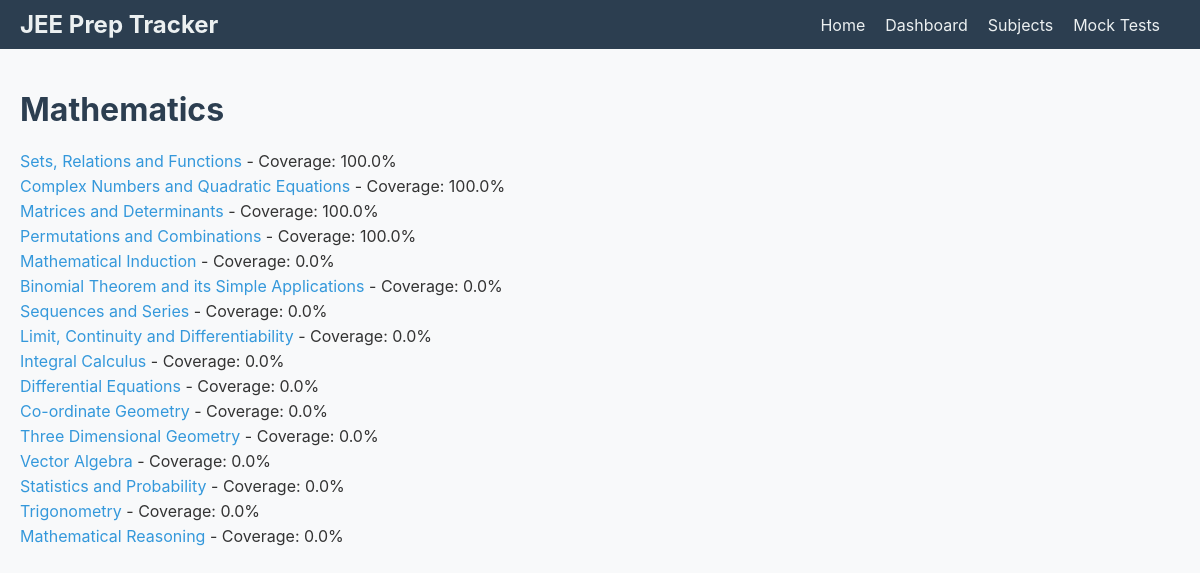
Screenshot of /subject/1 with the database file from the repository.
### app/models.py (models this page shows, shortened)
class Subject(db.Model):
    id = db.Column(db.Integer, primary_key=True)
    name = db.Column(db.String(64), index=True, unique=True)
    chapters = db.relationship('Chapter', backref='subject', lazy='dynamic')
    coverage = db.Column(db.Float, default=0.0)  # Coverage percentage

class Chapter(db.Model):
    id = db.Column(db.Integer, primary_key=True)
    name = db.Column(db.String(64), index=True)
    subject_id = db.Column(db.Integer, db.ForeignKey('subject.id'))
    topics = db.relationship('Topic', backref='chapter', lazy='dynamic')
    coverage = db.Column(db.Float, default=0.0)  # Coverage percentage
    status = db.Column(db.String(64), default='Not Started')  # Status
    prev_year_questions = db.Column(db.String(64), default='')  # Years of previous year questions solved
    revisions = db.Column(db.Integer, default=0)  # Number of revisions

### app/routes.py (the view)
@app.route('/subject/<int:subject_id>')
def subject(subject_id):
    subject = Subject.query.get_or_404(subject_id)
    return render_template('subject.html', subject=subject)

### app/templates/subject.html (shortened to what this page needs)
{% extends "base.html" %}
{% block content %}
  <h1>{{ subject.name }}</h1>
  <ul>
    {% for chapter in subject.chapters %}
      <li>
        <a href="{{ url_for('chapter', chapter_id=chapter.id) }}">{{ chapter.name }}</a>
        - Coverage: {{ chapter.coverage }}%
      </li>
    {% endfor %}
  </ul>
{% endblock %}

### app/static/css/style.css (style rules this page uses)
body { font-family: 'Inter', sans-serif; background-color: #f8f9fa; color: #333; margin: 0; padding: 0; }
h1, h2 { color: #2c3e50; }
a { color: #3498db; text-decoration: none; }
ul { list-style-type: none; padding: 0; }
li { margin: 5px 0; }

### rows the page displays
Subject: name "Mathematics"
Chapter: name "Sets, Relations and Functions", coverage "100.0"
Chapter: name "Complex Numbers and Quadratic Equations", coverage "100.0"
Chapter: name "Matrices and Determinants", coverage "100.0"
Chapter: name "Permutations and Combinations", coverage "100.0"
Chapter: name "Mathematical Induction", coverage "0.0"
Chapter: name "Binomial Theorem and its Simple Applications", coverage "0.0"
Chapter: name "Sequences and Series", coverage "0.0"
Chapter: name "Limit, Continuity and Differentiability", coverage "0.0"
Chapter: name "Integral Calculus", coverage "0.0"
Chapter: name "Differential Equations", coverage "0.0"
Chapter: name "Co-ordinate Geometry", coverage "0.0"
Chapter: name "Three Dimensional Geometry", coverage "0.0"
Chapter: name "Vector Algebra", coverage "0.0"
Chapter: name "Statistics and Probability", coverage "0.0"
Chapter: name "Trigonometry", coverage "0.0"
Chapter: name "Mathematical Reasoning", coverage "0.0"
